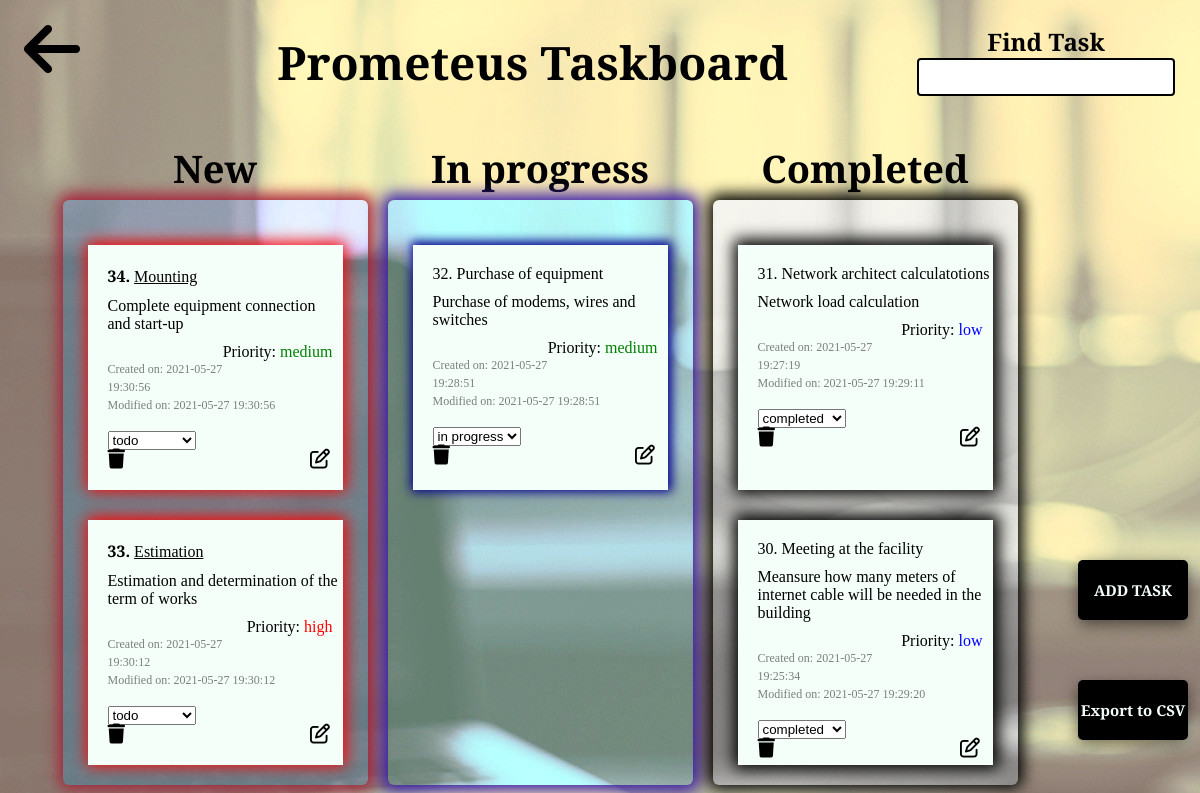
The page /tasks.php?id=17 (signed in) on the database its author committed.
### tables this page shows
CREATE TABLE `projects` (
  `ID` int(8) NOT NULL,
  `name` varchar(64) NOT NULL,
  `description` varchar(256) DEFAULT NULL
);

CREATE TABLE `tasks` (
  `projectID` int(8) DEFAULT NULL,
  `ID` int(8) NOT NULL,
  `name` varchar(64) NOT NULL,
  `description` varchar(256) DEFAULT NULL,
  `priority` varchar(32) NOT NULL,
  `status` varchar(32) NOT NULL,
  `startDate` datetime DEFAULT NULL,
  `modifiedDate` datetime DEFAULT NULL
);

### tasks.php (the view, shortened to what this page needs)
<?php
require_once 'connection/connect.php';
$id = $_GET['id'];
?>
<!DOCTYPE html>
<html lang="en">
<head>
     <link href="css/tasks.css" rel="stylesheet">
</head>
<body>
     <div class="searchbox">
          <center>
               <h2>Find Task</h2>
          </center>
          <input type="text" id="search" placeholder="">
     </div>
     <div id="header">
          <?php
          $name = mysqli_query($connect, "SELECT name FROM projects WHERE ID = '$id'");
          $projectName = mysqli_fetch_array($name);
          ?>
          <h1 class="btest" id="testh"><?php echo $projectName['name']; ?> Taskboard</h1>
     </div>
     <div id="alltasks">
          <div class="taskboard">
               <div id="newtaskcontainerheader">
                    <h2>New</h2>
                    <div class="newtaskcontainer container" id="freshy">
                         <?php
                         $query = "SELECT * FROM tasks WHERE status = 'todo' AND projectID = '$id' ORDER BY ID DESC";
                         $result = mysqli_query($connect, $query);
                         if (mysqli_num_rows($result) > 0) {
                              while ($row = mysqli_fetch_array($result)) {
                                   if ($row["priority"] === 'low') {
                                        $priorityColor = 'blue';
                                   } else if ($row["priority"] === 'medium') {
                                        $priorityColor = 'green';
                                   } else {
                                        $priorityColor = 'red';
                                   }
                                   $projectID = $row["projectID"];
                                   $ID = $row["ID"];
                                   $status = $row["status"];
                         ?>
                                   <div class="todo" id="ncard" draggable="true">
                                        <form>
                                            <b><label class="labelid"><?php echo $row["ID"]; ?>.</label></b>
                                            <u><label><?php echo $row["name"]; ?></label></u><br>
                                             <label class="ldescription"><?php echo $row["description"]; ?></label><br>
                                             <label class="tpriority">Priority: <span style="color: <?php echo $priorityColor; ?>"><?php echo $row["priority"]; ?></span></label><br><br>
                                             <label class="date">Created on: <?php echo $row["startDate"]; ?></label><br>
                                             <label class="date">Modified on: <?php echo $row["modifiedDate"]; ?></label><br><br>
                                             <?php
                                             echo "
                                             <select class='status' onchange='location = this.value'>
                                                  <option class='current' disabled selected>$status</option>
                                                  <option value='connection/changeStatus.php?projectID=$projectID&ID=$ID&status=todo'>todo</option>
                                                  <option value='connection/changeStatus.php?projectID=$projectID&ID=$ID&status=in progress'>in progress</option>
                                                  <option value='connection/changeStatus.php?projectID=$projectID&ID=$ID&status=completed'>completed</option>
                                             </select>
                                             ";
                                             ?>
                                        </form>
                                        <div id="editdelete">
                                             <a href="connection/delTask.php?id=<?php echo $row['ID']; ?>"><i class="fas fa-trash fa-lg" id="deltask"></i></a>
                                             <a href="connection/editTask.php?id=<?php echo $row['ID']; ?>"><i class="far fa-edit fa fa-lg" id="edtask"></i></a>
                                        </div>
                                   </div>
                         <?php
                              }
                         }
                         ?>
                    </div>
               </div>
               <div id="inprogcontainerheader">
                    <h2>In progress</h2>
                    <div class="inprogcontainer container" id="inprogcontainer">
                         <?php
                         $query2 = "SELECT * FROM tasks WHERE status = 'in progress' AND projectID = '$id' ORDER BY ID DESC";
                         $result2 = mysqli_query($connect, $query2);
                         if (mysqli_num_rows($result2) > 0) {
                              while ($row2 = mysqli_fetch_array($result2)) {
                                   if ($row2["priority"] === 'low') {
                                        $priorityColor = 'blue';
                                   } else if ($row2["priority"] === 'medium') {
                                        $priorityColor = 'green';
                                   } else {
                                        $priorityColor = 'red';
                                   }
                                   $projectID2 = $row2["projectID"];
                                   $ID2 = $row2["ID"];
                                   $status2 = $row2["status"];
                         ?>
                                   <div class="in progress" draggable="true">
                                        <form>
                                             <label class="labelid"><?php echo $row2["ID"]; ?>.</label>
                                             <label><?php echo $row2["name"]; ?></label><br>
                                             <label class="ldescription"><?php echo $row2["description"]; ?></label><br>
                                             <label class="tpriority">Priority: <span style="color: <?php echo $priorityColor; ?>"><?php echo $row2["priority"]; ?></span></label><br><br>
                                             <label class="date">Created on: <?php echo $row2["startDate"]; ?></label><br>
                                             <label class="date">Modified on: <?php echo $row2["modifiedDate"]; ?></label><br><br>
                                             <?php
                                             echo "
                                             <select class='status' onchange='location = this.value'>
                                                  <option class='current' disabled selected>$status2</option>
                                                  <option value='connection/changeStatus.php?projectID=$projectID2&ID=$ID2&status=todo'>todo</option>
                                                  <option value='connection/changeStatus.php?projectID=$projectID2&ID=$ID2&status=in progress'>in progress</option>
                                                  <option value='connection/changeStatus.php?projectID=$projectID2&ID=$ID2&status=completed'>completed</option>
                                             </select>
                                             ";
                                             ?>
                                        </form>
                                        <div id="editdelete">
                                             <a href="connection/delTask.php?id=<?php echo $row2['ID']; ?>"><i class="fas fa-trash fa-lg" id="deltask"></i></a>
                                             <a href="connection/editTask.php?id=<?php echo $row2['ID']; ?>"><i class="far fa-edit fa fa-lg" id="edtask"></i></a>
                                        </div>
                                   </div>
                         <?php
                              }
                         }
                         ?>
                    </div>
               </div>
               <div id="donecontainerheader">
                    <h2>Completed</h2>
                    <div class="donecontainer container" id="done">
                         <?php
                         $query3 = "SELECT * FROM tasks WHERE status = 'completed' AND projectID = '$id' ORDER BY ID DESC";
                         $result3 = mysqli_query($connect, $query3);
                         if (mysqli_num_rows($result3) > 0) {
                              while ($row3 = mysqli_fetch_array($result3)) {
                                   if ($row3["priority"] === 'low') {
                                        $priorityColor = 'blue';
                                   } else if ($row3["priority"] === 'medium') {
                                        $priorityColor = 'green';
                                   } else {
                                        $priorityColor = 'red';
                                   }
                                   $projectID3 = $row3["projectID"];
                                   $ID3 = $row3["ID"];
                                   $status3 = $row3["status"];
                         ?>
                                   <div class="completed" draggable="true">
                                        <form>
                                             <label class="labelid"><?php echo $row3["ID"]; ?>.</label>
                                             <label><?php echo $row3["name"]; ?></label><br>
                                             <label class="ldescription"><?php echo $row3["description"]; ?></label><br>
                                             <label class="tpriority">Priority: <span style="color: <?php echo $priorityColor; ?>"><?php echo $row3["priority"]; ?></span></label><br><br>
                                             <label class="date">Created on: <?php echo $row3["startDate"]; ?></label><br>
                                             <label class="date">Modified on: <?php echo $row3["modifiedDate"]; ?></label><br><br>
                                             <?php
                                             echo "
                                             <select class='status' onchange='location = this.value'>
                                                  <option class='current' disabled selected>$status3</option>
                                                  <option value='connection/changeStatus.php?projectID=$projectID3&ID=$ID3&status=todo'>todo</option>
                                                  <option value='connection/changeStatus.php?projectID=$projectID3&ID=$ID3&status=in progress'>in progress</option>
                                                  <option value='connection/changeStatus.php?projectID=$projectID3&ID=$ID3&status=completed'>completed</option>
                                             </select>
                                             ";
                                             ?>
                                        </form>
                                        <div id="editdelete">
                                             <a href="connection/delTask.php?id=<?php echo $row3['ID']; ?>"><i class="fas fa-trash fa-lg" id="deltask"></i></a>
                                             <a href="connection/editTask.php?id=<?php echo $row3['ID']; ?>"><i class="far fa-edit fa fa-lg" id="edtask"></i></a>
                                        </div>
                                   </div>
                         <?php
                              }
                         }
                         ?>
                    </div>
               </div>
          </div>
          <a href="#" onclick="tasktoggle()" class="newtask">
               <h2>ADD TASK</h2>
          </a>
          <center><a href="connection/export_task.php?id=<?php echo $id; ?>" class="exportask">
                    <h2>Export to CSV</h2>
               </a></center>
     </div>
     <a id="b2proj" href="workspace.php"><i class="fas fa-arrow-left fa fa-4x"></i></a>
</body>
</html>

### rows shown on the page
projects: name "Prometeus"
tasks: ID "34", name "Mounting", description "Complete equipment connection and start-up", priority "medium", startDate "2021-05-27 19:30:56", modifiedDate "2021-05-27 19:30:56", status "todo"
tasks: ID "33", name "Estimation", description "Estimation and determination of the term of works", priority "high", startDate "2021-05-27 19:30:12", modifiedDate "2021-05-27 19:30:12", status "todo"
tasks: ID "32", name "Purchase of equipment", description "Purchase of modems, wires and switches", priority "medium", startDate "2021-05-27 19:28:51", modifiedDate "2021-05-27 19:28:51", status "in progress"
tasks: ID "31", name "Network architect calculatotions", description "Network load calculation", priority "low", startDate "2021-05-27 19:27:19", modifiedDate "2021-05-27 19:29:11", status "completed"
tasks: ID "30", name "Meeting at the facility", description "Meansure how many meters of internet cable will be needed in the building", priority "low", startDate "2021-05-27 19:25:34", modifiedDate "2021-05-27 19:29:20", status "completed"
